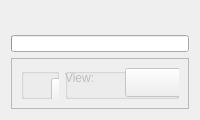
      <widget class="QWidget" name="phase_tabsPage3_2">
       <attribute name="title">
        <string>Simulation</string>
       </attribute>
       <layout class="QVBoxLayout" name="verticalLayout_3">
        <item>
         <widget class="QWidget" name="mplWindow_sim" native="true">
          <property name="sizePolicy">
           <sizepolicy hsizetype="Expanding" vsizetype="Expanding">
            <horstretch>1</horstretch>
            <verstretch>5</verstretch>
           </sizepolicy>
          </property>
          <layout class="QVBoxLayout" name="mplVLayout_sim"/>
         </widget>
        </item>
        <item>
         <widget class="QProgressBar" name="progressBar_sim">
          <property name="font">
           <font>
            <pointsize>5</pointsize>
           </font>
          </property>
          <property name="value">
           <number>0</number>
          </property>
          <property name="textVisible">
           <bool>false</bool>
          </property>
         </widget>
        </item>
        <item>
         <widget class="QFrame" name="frame_2">
          <property name="sizePolicy">
           <sizepolicy hsizetype="Preferred" vsizetype="Preferred">
            <horstretch>1</horstretch>
            <verstretch>1</verstretch>
           </sizepolicy>
          </property>
          <property name="frameShape">
           <enum>QFrame::StyledPanel</enum>
          </property>
          <property name="frameShadow">
           <enum>QFrame::Raised</enum>
          </property>
          <layout class="QGridLayout" name="gridLayout_8">
           <item row="0" column="0">
            <widget class="QGroupBox" name="groupBox_simControls">
             <property name="enabled">
              <bool>false</bool>
             </property>
             <property name="sizePolicy">
              <sizepolicy hsizetype="Preferred" vsizetype="Preferred">
               <horstretch>1</horstretch>
               <verstretch>1</verstretch>
              </sizepolicy>
             </property>
             <property name="title">
              <string/>
             </property>
             <widget class="QPushButton" name="pushButton_startSim">
              <property name="geometry">
               <rect>
                <x>30</x>
                <y>10</y>
                <width>112</width>
                <height>29</height>
               </rect>
              </property>
              <property name="text">
               <string>Start Sim</string>
              </property>
              <property name="icon">
               <iconset>
                <normaloff>://icon/open_iconic/play_alt.svg</normaloff>://icon/open_iconic/play_alt.svg</iconset>
              </property>
             </widget>
             <widget class="QPushButton" name="pushButton_stopSim">
              <property name="geometry">
               <rect>
                <x>30</x>
                <y>50</y>
                <width>112</width>
                <height>29</height>
               </rect>
              </property>
              <property name="text">
               <string>Stop Sim</string>
              </property>
              <property name="icon">
               <iconset>
                <normaloff>://icon/open_iconic/x_alt.svg</normaloff>://icon/open_iconic/x_alt.svg</iconset>
              </property>
             </widget>
            </widget>
           </item>
           <item row="0" column="1">
            <widget class="QGroupBox" name="groupBox_simPlotControls">
             <property name="enabled">
              <bool>false</bool>
             </property>
             <property name="sizePolicy">
              <sizepolicy hsizetype="Preferred" vsizetype="Preferred">
               <horstretch>3</horstretch>
               <verstretch>1</verstretch>
              </sizepolicy>
             </property>
             <property name="title">
              <string/>
             </property>
             <widget class="QComboBox" name="comboBox_simPlots">
              <property name="geometry">
               <rect>
                <x>60</x>
                <y>0</y>
                <width>171</width>
                <height>29</height>
               </rect>
              </property>
             </widget>
             <widget class="QLabel" name="label_30">
              <property name="geometry">
               <rect>
                <x>0</x>
                <y>0</y>
                <width>78</width>
                <height>19</height>
               </rect>
              </property>
              <property name="text">
               <string>View:</string>
              </property>
             </widget>
             <widget class="QLabel" name="label_34">
              <property name="geometry">
               <rect>
                <x>0</x>
                <y>40</y>
                <width>91</width>
                <height>19</height>
               </rect>
              </property>
              <property name="text">
               <string>Colormap:</string>
              </property>
             </widget>
             <widget class="QLineEdit" name="lineEdit_simColormap">
              <property name="geometry">
               <rect>
                <x>90</x>
                <y>40</y>
                <width>141</width>
                <height>29</height>
               </rect>
              </property>
             </widget>
             <widget class="QRadioButton" name="radioButton_simAutoscale">
              <property name="geometry">
               <rect>
                <x>260</x>
                <y>0</y>
                <width>131</width>
                <height>24</height>
               </rect>
              </property>
              <property name="text">
               <string>Autoscale</string>
              </property>
              <property name="checked">
               <bool>true</bool>
              </property>
             </widget>
             <widget class="QFrame" name="frame_simScaleMinMax">
              <property name="enabled">
               <bool>false</bool>
              </property>
              <property name="geometry">
               <rect>
                <x>260</x>
                <y>30</y>
                <width>120</width>
                <height>51</height>
               </rect>
              </property>
              <widget class="QLineEdit" name="lineEdit_simPlot_min">
               <property name="geometry">
                <rect>
                 <x>50</x>
                 <y>0</y>
                 <width>61</width>
                 <height>21</height>
                </rect>
               </property>
              </widget>
              <widget class="QLineEdit" name="lineEdit_simPlot_max">
               <property name="geometry">
                <rect>
                 <x>50</x>
                 <y>20</y>
                 <width>61</width>
                 <height>21</height>
                </rect>
               </property>
              </widget>
              <widget class="QLabel" name="label_35">
               <property name="geometry">
                <rect>
                 <x>10</x>
                 <y>0</y>
                 <width>31</width>
                 <height>19</height>
                </rect>
               </property>
               <property name="text">
                <string>min</string>
               </property>
              </widget>
              <widget class="QLabel" name="label_36">
               <property name="geometry">
                <rect>
                 <x>10</x>
                 <y>20</y>
                 <width>41</width>
                 <height>16</height>
                </rect>
               </property>
               <property name="text">
                <string>max</string>
               </property>
              </widget>
             </widget>
             <widget class="QFrame" name="frame_simAnimControls">
              <property name="enabled">
               <bool>false</bool>
              </property>
              <property name="geometry">
               <rect>
                <x>410</x>
                <y>10</y>
                <width>103</width>
                <height>82</height>
               </rect>
              </property>
              <layout class="QVBoxLayout" name="verticalLayout_8">
               <item>
                <widget class="QPushButton" name="pushButton_simAnimPlay">
                 <property name="text">
                  <string>Play</string>
                 </property>
                </widget>
               </item>
               <item>
                <widget class="QPushButton" name="pushButton_simAnimStop">
                 <property name="text">
                  <string>Stop</string>
                 </property>
                </widget>
               </item>
              </layout>
             </widget>
            </widget>
           </item>
          </layout>
         </widget>
        </item>
       </layout>
      </widget>
